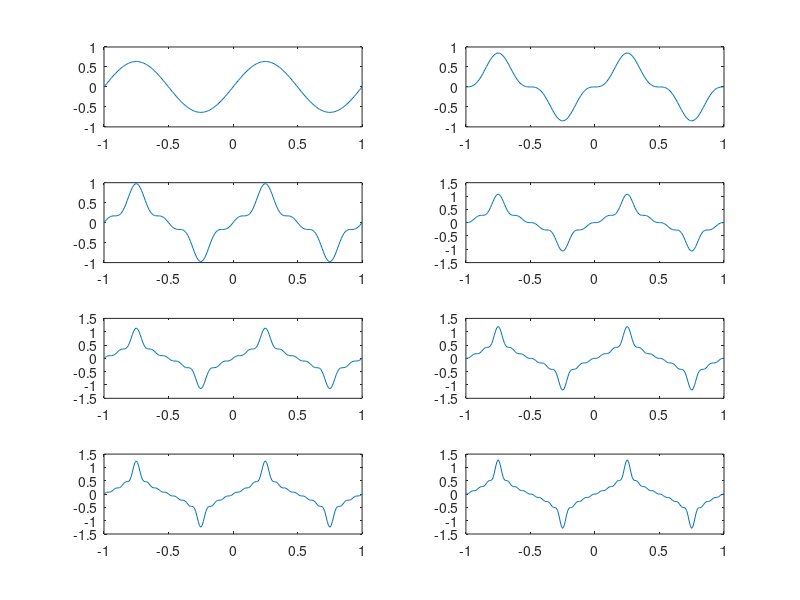

Write the MATLAB code that produced this figure.
N=8;
t=-1:0.01:1;
A=1;
T=1;

nh=(1:N)*2-1;
Am=2/pi ./ nh;
Am(2:2:end) = -Am(2:2:end);

harmonics=sin(2 * pi * nh' * t/T);
s1=harmonics.*repmat(Am',1,length(t));

s2=cumsum(s1);
for k=1:N
  subplot(4,2,k);
  plot(t, s2(k,:));
end

print("plot_meandr_sin.png")
